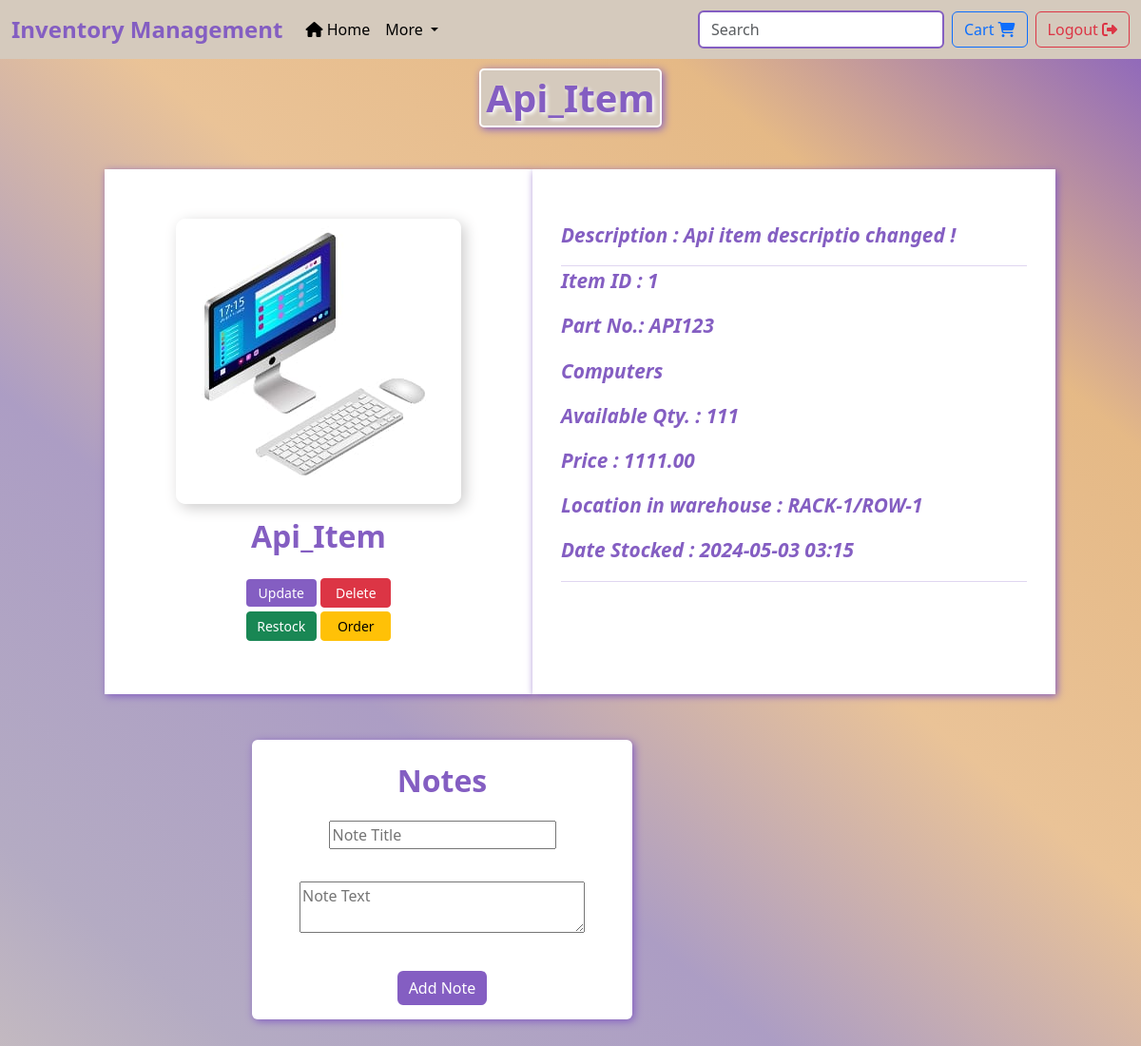
The app's page /item/1 (signed in) with its own data.
### model.py (models this page shows, shortened)
class Item(db.Model):
    itemid = db.Column(db.Integer, primary_key=True, autoincrement=True)
    name = db.Column(db.String(200), nullable=False)
    partno = db.Column(db.String(10), default='-')
    description = db.Column(db.Text)
    date_stocked = db.Column(db.DateTime, default=current_time)
    quantity = db.Column(db.Integer, nullable=False, default=1)
    price = db.Column(db.Numeric(precision=10, scale=2))
    location = db.Column(db.Text)
    deleted = db.Column(db.Boolean, default=False)
    category = db.Column(db.Integer, db.ForeignKey(
        'category.catid'), nullable=False)
    itemrequest = db.relationship('ItemRequest', backref='item_ref', lazy=True)

class Category(db.Model):
    catid = db.Column(db.Integer, primary_key=True, autoincrement=True)
    name = db.Column(db.String(200), nullable=False)
    items = db.relationship('Item', backref='category_ref', lazy=True)
    description = db.Column(db.Text)

### app.py (the view)
@app.route('/item/<int:itemid>')
@login_required
def showitem(itemid):
    item = item_model.query.filter_by(itemid=itemid).first()
    cats = category_model.query.all()
    if current_user.role == 'user':
        notes = note_model.query.filter_by(userid=current_user.id).all()
    elif current_user.role == 'admin':
        notes = note_model.query.filter_by(itemid=itemid).all()
    return render_template('item.html',
                           currentuser=current_user, item=item, cats=cats, notes=notes)

### app.py (called while the page is built)
@lm.user_loader
def load_user(id):
    return user.query.get(int(id))

### templates/item.html (shortened to what this page needs)
{%extends 'base.html'%}  {%block body%}
<div>
    <div style="text-align: center">
        <h1
            style="
                text-align: center;
                color: #845ec2;
                margin-top: 10px;
                margin-bottom: 20px;
                border: 2px solid white;
                border-radius: 5px;
                background-color: #d5cabd;
                box-shadow: 2px 2px 8px #845ec2;
                padding: 5px;
                text-shadow: 2px 2px 4px white;
            ">
            {{item.name}}
        </h1>
    </div>
    <div
        class="container"
        style="display: flex; justify-content: center; height: 600px">
        <div
            class="card"
            style="
                display: flex;
                flex-direction: column;
                width: 450px;
                align-content: center;
                justify-content: center;
                margin-left: 20px;
                background-color: white;
                border: none;
                border-radius: 0;
                box-shadow: 2px 2px 8px #845ec2;
                border: 2px solid white;
            ">
            <img
                src="{{url_for('static',filename='/media/'+item.itemid|string+'.jpg')}}"
                alt="Image"
                height="300px"
                width="300px"
                style="
                    margin: 0 auto;
                    box-shadow: 4px 4px 15px rgb(205, 204, 204);
                    border-radius: 10px;
                "
                ; />
            <h2 style="color: #845ec2">
                <p style="text-align: center; margin-top: 15px">
                    <strong>{{ item.name }}</strong>
                </p>
            </h2>
            {%if currentuser.role=='admin'%}
            <div style="text-align: center">
                <a
                    href="{{url_for('update', id=item.itemid)}}"
                    class="btn btn-primary btn-sm col-2 mb-1">
                    Update
                </a>
                <button
                    type="button"
                    class="btn btn-danger btn-sm col-2 mb-1"
                    data-bs-toggle="modal"
                    data-bs-target="#DeleteModal{{ item.itemid }}">
                    Delete
                </button>
            </div>
            <div style="text-align: center">
                <a
                    href="{{url_for('stock', id=item.itemid)}}"
                    class="btn btn-success btn-sm col-2 mb-1"
                    style="display: inline-block">
                    Restock
                </a>
                <form
                    class="col-2"
                    method="POST"
                    action="{{url_for('add_item_cart',item_id=item.itemid)}}"
                    style="display: inline-block">
                    <button
                        type="submit"
                        class="btn btn-warning btn-sm col-12 mb-1">
                        Order
                    </button>
                </form>
            </div>
            {%endif%}
        </div>
        <div
            class="card"
            style="
                display: flex;
                flex-direction: column;
                width: 550px;
                border: none;
                border-radius: 0;
                box-shadow: 2px 2px 8px #845ec2;
            ">
            <br />
            <div class="desc" style="margin: 30px; height: 300px">
                <i>
                    <strong><p>Description : {{item.description}}</p> </strong>
                </i>
                <hr style="margin: 0; color: #845ec2" />
                <i>
                    <strong><p>Item ID : {{ item.itemid }}</p> </strong>
                </i>
                <i>
                    <strong><p>Part No.: {{ item.partno }}</p> </strong>
                </i>
                {%for cat in cats%} {%if cat.catid==item.category%}
                <i>
                    <strong> <p>{{cat.name}}</p></strong>
                </i>
                {%endif%} {%endfor%}
                <i>
                    <strong>
                        <p>Available Qty. : {{ item.quantity }}</p>
                    </strong>
                </i>
                <i>
                    <strong>
                        <p>Price : {{ item.price }}</p>
                    </strong>
                </i>
                <i>
                    <strong>
                        <p>Location in warehouse : {{item.location}}</p>
                    </strong>
                </i>
                <i>
                    <strong>
                        <p>
                            Date Stocked : {{
                            item.date_stocked.strftime('%Y-%m-%d %H:%M') }}
                        </p>
                    </strong>
                </i>
                <hr style="margin: 0; color: #845ec2" />
            </div>
        </div>
    </div>
    <div
        class="card"
        style="
            display: inline-block;
            box-shadow: 2px 2px 8px #845ec2;
            background-color: white;
            margin-left: 265px;
            border: none;
        ">
        <div style="text-align: center">
            <br />
            <h3 style="color: #845ec2; font-size: 2rem; font-weight: 700">
                Notes
            </h3>
            <form
                style="padding: 15px; width: 400px"
                action="{{url_for('addnote',itemid=item.itemid)}}"
                method="POST">
                <input
                    name="notetitle"
                    id="notetitle"
                    placeholder="Note Title"
                    style="margin-bottom: 10px" />
                <br />
                <br />
                <textarea
                    name="notetext"
                    id="notetext"
                    placeholder="Note Text"
                    style="width: 300px"></textarea>
                <br />
                <br />
                <button
                    style="margin-top: 10px"
                    type="submit"
                    class="btn btn-primary">
                    Add Note
                </button>
            </form>
        </div>
    </div>
 {%endblock%}

### static/css/main.css (style rules this page uses)
.card { margin-top: 3vh; margin-bottom: 3vh; }
.btn-primary, .btn-primary:hover, .btn-primary:active, .btn-primary:visited { background-color: #845ec2; border: white; }
h1 { text-align: center; font-weight: bold; border: 2px solid black; box-shadow: 2px 2px 5px black; display: inline-block; padding: 1rem; }

### templates/base.html (style rules this page uses)
body { background: linear-gradient( 40deg, #d5cabd, #b4abc3, #ac9dc4, #eac397, #e5b986, #845ec2 ); }

### templates/item.html (style rules this page uses)
.desc i { font-size: 1.3rem; color: #845ec2; }

### records on screen
Item: name "Api_Item", description "Api item descriptio changed !", itemid "1", partno "API123", quantity "111", price "1111.00", location "RACK-1/ROW-1", date_stocked "2024-05-03 03:15"
Category: name "Computers"
